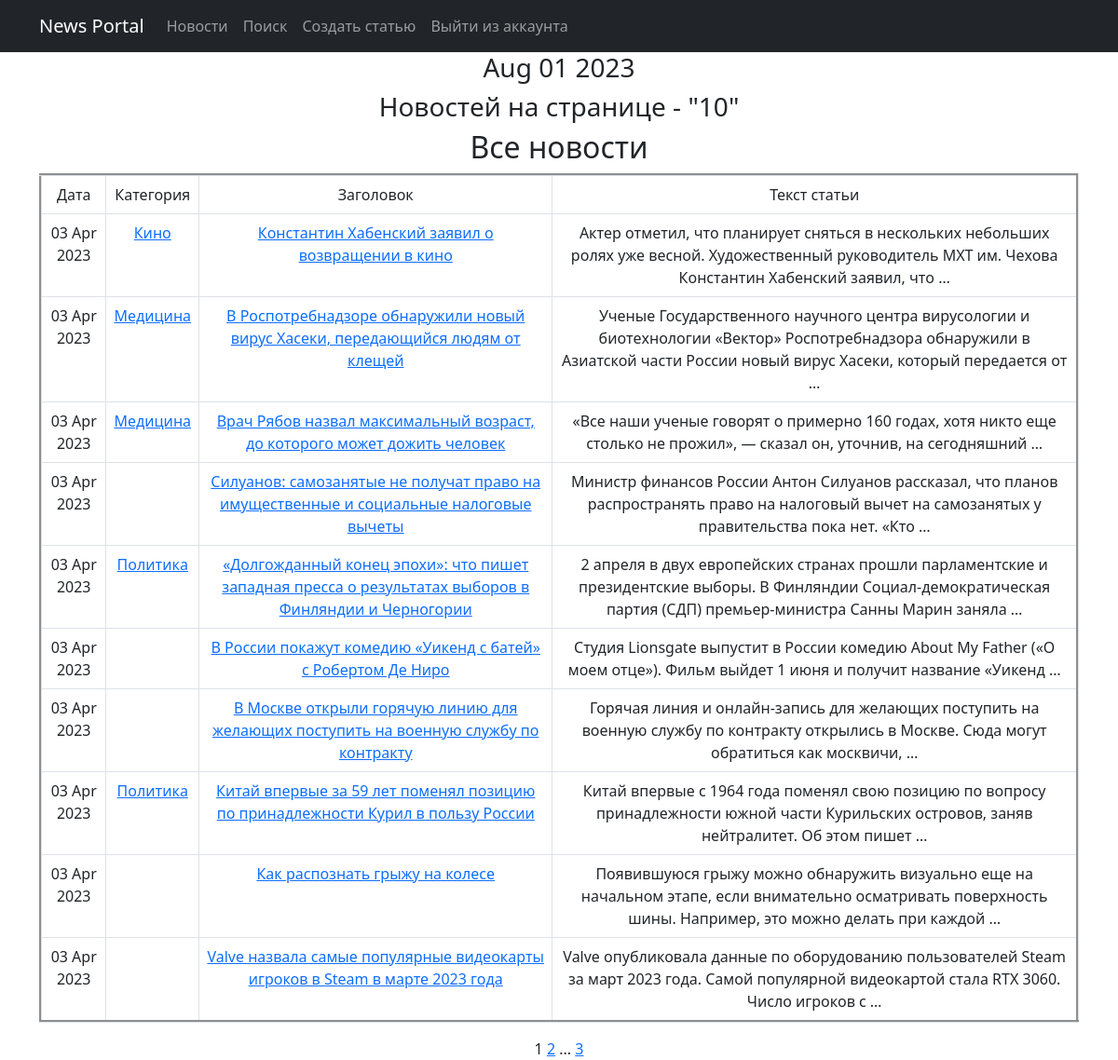
Page /news/ on the committed database.
### news/models.py (models this page shows, shortened)
class Post(models.Model):
    article = 'AR'
    news = 'NE'
    TYPES = [(article, 'Статья'),
             (news, 'Новость')
             ]
    title = models.CharField(max_length=255)
    text = models.TextField()
    time_created = models.DateTimeField(auto_now_add=True)
    type = models.CharField(max_length=2,
                            choices=TYPES,
                            default=news)
    post_rating = models.FloatField(default=0.0)
    post_author = models.ForeignKey(Author, on_delete=models.CASCADE)
    category = models.ManyToManyField(Category, through='PostCategory')
    def get_absolute_url(self):
        return f'/news/{self.id}'

class Category(models.Model):
    category_name = models.CharField(max_length=255,
                                     unique=True)
    subscribers = models.ManyToManyField(User, related_name='categories', blank=True)
    def __str__(self):
        return self.category_name

### news/views.py (the view)
# urls.py: path('', NewsList.as_view(), name='news_list'),
class NewsList(ListView):
    model = Post
    ordering = '-time_created'
    template_name = 'news.html'
    context_object_name = 'news'
    paginate_by = 10
    def get_queryset(self):
        queryset = super().get_queryset()
        self.filterset = PostFilter(self.request.GET, queryset)
        return self.filterset.qs
    def get_context_data(self, **kwargs):
        context = super().get_context_data(**kwargs)
        context['filterset'] = self.filterset
        return context

### news/templatetags/custom_filters.py (called while the page is built)
@register.filter()
def censor(value):
    bad_words = ('редиска!', 'дурак', 'тупица', 'блин', 'оладушек', 'пипец')
    if not isinstance(value, str):
        raise TypeError(f"unresolved type '{type(value)}' expected  type 'str'")
    for i in value.split():
        if i.lower() in bad_words:
            value = value.replace(i, f"{i[0]}{'*' * (len(i) - 2)}{i[-1]}")
    return value

### news/templatetags/custom_tags.py (called while the page is built)
@register.simple_tag(takes_context=True)
def url_replace(context, **kwargs):
   d = context['request'].GET.copy()
   for k, v in kwargs.items():
       d[k] = v
   return d.urlencode()

@register.simple_tag()
def current_time(format_string='%b %d %Y'):
   return datetime.utcnow().strftime(format_string)

### templates/news.html (shortened to what this page needs)
{% extends 'flatpages/default.html' %}
{% load custom_tags %}
{% load custom_filters %}
{% block content %}
<h3>{% current_time '%b %d %Y' %}</h3>
<h3>Новостей на странице - "{{ news|length }}" </h3>
   <h2>Все новости</h2>
   {% if news %}
       <table class="table table-bordered" cellspacing="2" cellpadding="3" border="3" width="50%">
           <tr>
               <td>
                   Дата
               </td>
               <td>
                   Категория
               </td>
               <td>
                   Заголовок
               </td>
               <td>
                   Текст статьи
               </td>
           </tr>
           {% for post in news %}
           <tr>
               <td>{{ post.time_created|date:'d M Y' }}</td>
               <td>
                   {% for category in post.category.all %}
                   <a href="{% url 'category_list' category.id %}">{{ category }}
                       </a>
                   {% endfor %}
               </td>
               <td>
                   <a href="{{ post.get_absolute_url }}"> {{ post.title|censor }} </a> </td>
               <td>{{ post.text|truncatewords:20|censor }}</td>
           </tr>
           {% endfor %}
       </table>
   {% else %}
       <h2>Новостей нет!</h2>
   {% endif %}
   {{ page_obj.number }}
   {% if page_obj.has_next %}
       <a href="?{% url_replace page=page_obj.next_page_number %}">{{ page_obj.next_page_number }}</a>
       {% if paginator.num_pages != page_obj.next_page_number %}
           ...
           <a href="?{% url_replace page=page_obj.paginator.num_pages %}">{{ page_obj.paginator.num_pages }}</a>
       {% endif %}
   {% endif %}
{% endblock content %}

### rows in the picture
Post: time_created "03 Apr 2023", title|censor "Константин Хабенский заявил о возвращении в кино", text|censor "Актер отметил, что планирует сняться в нескольких небольших ролях уже весной. Художественный руководитель МХТ им. Чехова Константин Хабенский заявил, что …"
Category: category_name "Кино"
Post: time_created "03 Apr 2023", title|censor "В Роспотребнадзоре обнаружили новый вирус Хасеки, передающийся людям от клещей", text|censor "Ученые Государственного научного центра вирусологии и биотехнологии «Вектор» Роспотребнадзора обнаружили в Азиатской части России новый вирус Хасеки, который передается от …"
Category: category_name "Медицина"
Post: time_created "03 Apr 2023", title|censor "Врач Рябов назвал максимальный возраст, до которого может дожить человек", text|censor "«Все наши ученые говорят о примерно 160 годах, хотя никто еще столько не прожил», — сказал он, уточнив, на сегодняшний …"
Post: time_created "03 Apr 2023", title|censor "Силуанов: самозанятые не получат право на имущественные и социальные налоговые вычеты", text|censor "Министр финансов России Антон Силуанов рассказал, что планов распространять право на налоговый вычет на самозанятых у правительства пока нет. «Кто …"
Post: time_created "03 Apr 2023", title|censor "«Долгожданный конец эпохи»: что пишет западная пресса о результатах выборов в Финляндии и Черногории", text|censor "2 апреля в двух европейских странах прошли парламентские и президентские выборы. В Финляндии Социал-демократическая партия (СДП) премьер-министра Санны Марин заняла …"
Category: category_name "Политика"
Post: time_created "03 Apr 2023", title|censor "В России покажут комедию «Уикенд с батей» с Робертом Де Ниро", text|censor "Студия Lionsgate выпустит в России комедию About My Father («О моем отце»). Фильм выйдет 1 июня и получит название «Уикенд …"
Post: time_created "03 Apr 2023", title|censor "В Москве открыли горячую линию для желающих поступить на военную службу по контракту", text|censor "Горячая линия и онлайн-запись для желающих поступить на военную службу по контракту открылись в Москве. Сюда могут обратиться как москвичи, …"
Post: time_created "03 Apr 2023", title|censor "Китай впервые за 59 лет поменял позицию по принадлежности Курил в пользу России", text|censor "Китай впервые с 1964 года поменял свою позицию по вопросу принадлежности южной части Курильских островов, заняв нейтралитет. Об этом пишет …"
Post: time_created "03 Apr 2023", title|censor "Как распознать грыжу на колесе", text|censor "Появившуюся грыжу можно обнаружить визуально еще на начальном этапе, если внимательно осматривать поверхность шины. Например, это можно делать при каждой …"
Post: time_created "03 Apr 2023", title|censor "Valve назвала самые популярные видеокарты игроков в Steam в марте 2023 года", text|censor "Valve опубликовала данные по оборудованию пользователей Steam за март 2023 года. Самой популярной видеокартой стала RTX 3060. Число игроков с …"

### other values in the picture
{{ news|length }} "10"
{{ page_obj.number }} "1"
{{ page_obj.next_page_number }} "2"
{{ page_obj.paginator.num_pages }} "3"
